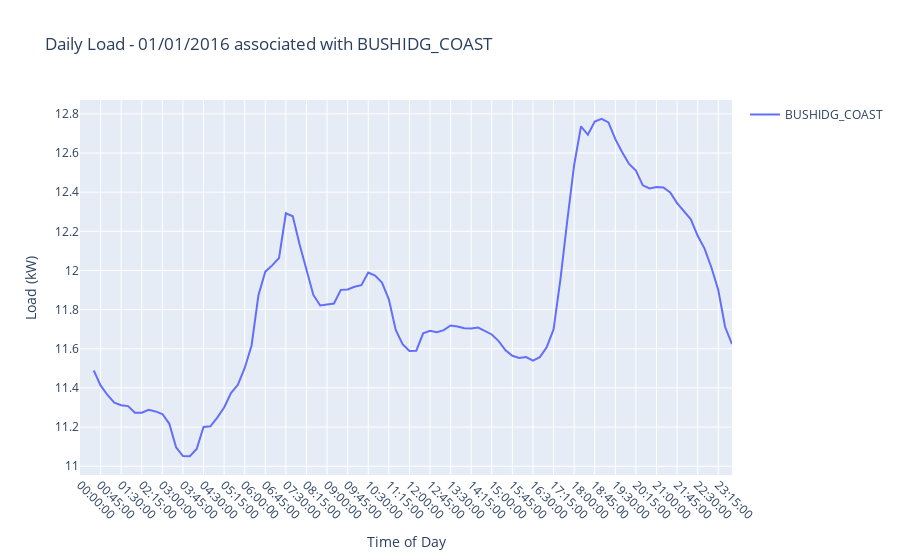

This figure's notebook cell:
### Code cell
def plot_load_by_date(df = sorted_load, station = 'BUSHIDG_COAST', date = '1/01/2016'):
    date = pd.to_datetime(date)
    try:
        single_profile = df[(df['Station']==station) & (df['Date'] == date)]
        print(single_profile)

        fig = go.Figure()
        fig.add_trace(go.Scatter(x = load_columns, y = single_profile.iloc[0], name = station))
        date_str = date.strftime('%m/%d/%Y')
        fig.update_layout(title = f"Daily Load - {date_str} associated with {station}", showlegend=True)
        fig.update_xaxes(tickangle=45, title_text="Time of Day")
        fig.update_yaxes(title_text="Load (kW)")
        fig.show()
    except:
        print("Exception: There does not appear to be data for this selection.")
    
plot_load_by_date()

### Figure 1 — Plotly figure (JSON) as saved in the notebook; plotly's stock layout.template omitted (floating-point values rounded to 4 significant figures)
{"data": [{"name": "BUSHIDG_COAST", "type": "scatter", "x": ["00:00:00", "00:15:00", "00:30:00", "00:45:00", "01:00:00", "01:15:00", "01:30:00", "01:45:00", "02:00:00", "02:15:00", "02:30:00", "02:45:00", "03:00:00", "03:15:00", "03:30:00", "03:45:00", "04:00:00", "04:15:00", "04:30:00", "04:45:00", "05:00:00", "05:15:00", "05:30:00", "05:45:00", "06:00:00", "06:15:00", "06:30:00", "06:45:00", "07:00:00", "07:15:00", "07:30:00", "07:45:00", "08:00:00", "08:15:00", "08:30:00", "08:45:00", "09:00:00", "09:15:00", "09:30:00", "09:45:00", "10:00:00", "10:15:00", "10:30:00", "10:45:00", "11:00:00", "11:15:00", "11:30:00", "11:45:00", "12:00:00", "12:15:00", "12:30:00", "12:45:00", "13:00:00", "13:15:00", "13:30:00", "13:45:00", "14:00:00", "14:15:00", "14:30:00", "14:45:00", "15:00:00", "15:15:00", "15:30:00", "15:45:00", "16:00:00", "16:15:00", "16:30:00", "16:45:00", "17:00:00", "17:15:00", "17:30:00", "17:45:00", "18:00:00", "18:15:00", "18:30:00", "18:45:00", "19:00:00", "19:15:00", "19:30:00", "19:45:00", "20:00:00", "20:15:00", "20:30:00", "20:45:00", "21:00:00", "21:15:00", "21:30:00", "21:45:00", "22:00:00", "22:15:00", "22:30:00", "22:45:00", "23:00:00", "23:15:00", "23:30:00", "23:45:00"], "y": ["BUSHIDG_COAST", "2016-01-01T00:00:00", 11.49, 11.41, 11.36, 11.32, 11.31, 11.31, 11.27, 11.27, 11.29, 11.28, 11.27, 11.22, 11.1, 11.05, 11.05, 11.09, 11.2, 11.2, 11.25, 11.3, 11.37, 11.42, 11.5, 11.62, 11.87, 11.99, 12.03, 12.06, 12.29, 12.28, 12.13, 12, 11.88, 11.82, 11.83, 11.83, 11.9, 11.9, 11.92, 11.93, 11.99, 11.97, 11.94, 11.85, 11.7, 11.62, 11.59, 11.59, 11.68, 11.69, 11.69, 11.7, 11.72, 11.71, 11.71, 11.7, 11.71, 11.69, 11.67, 11.64, 11.59, 11.56, 11.55, 11.56, 11.54, 11.56, 11.61, 11.7, 11.95, 12.26, 12.54, 12.74, 12.69, 12.76, 12.78, 12.76, 12.67, 12.6, 12.54, 12.51, 12.44, 12.42, 12.43, 12.42, 12.4, 12.34, 12.3, 12.26, 12.18, 12.11, 12.02, 11.9, 11.71, 11.62, 11.54, 11.4]}], "layout": {"showlegend": true, "title": {"text": "Daily Load - 01/01/2016 associated with BUSHIDG_COAST"}, "xaxis": {"tickangle": 45, "title": {"text": "Time of Day"}}, "yaxis": {"title": {"text": "Load (kW)"}}}}
